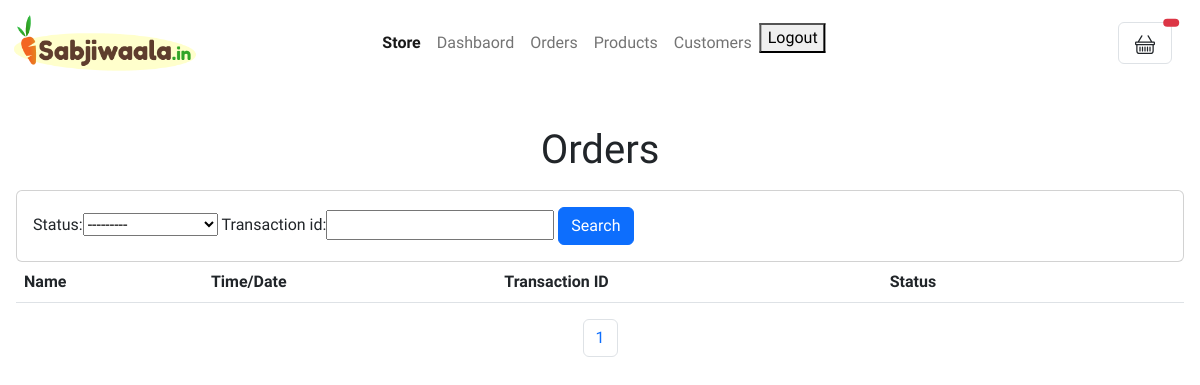
The page /orders/ (signed in) on the database as committed earlier.
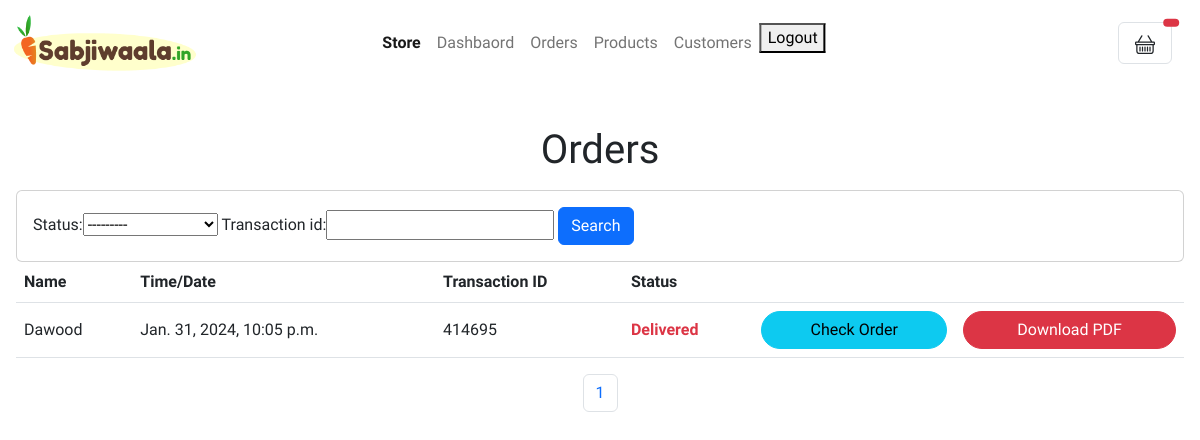
The same page on the database as committed later.
### main/models.py (models this page shows, shortened)
class Order(models.Model):
    STATUS = (
        ("Pending","Pending"),
        ("Out For Delivery","Out For Delivery"),
        ("Delivered","Delivered"),
    )
    customer =  models.ForeignKey(Customer,blank=True, null=True, on_delete= models.SET_NULL)
    date_created = models.DateTimeField(auto_now_add=True)
    complete = models.BooleanField(default=False,null=True,blank=True)
    status = models.CharField(max_length=20,choices=STATUS,null=True)
    transaction_id = models.CharField(max_length=200,null=True)
    class Meta:
        ordering = ['-date_created']

class Customer(models.Model):
    user = models.OneToOneField(User,blank=True,null=True,on_delete=models.CASCADE)
    name = models.CharField(max_length=200, null=True,blank=True)
    email = models.CharField(max_length=200, null=True, blank=True)
    phone = models.CharField(max_length=200, null=True, blank=True)

### main/views.py (the view)
# urls.py: path('orders/',views.orders, name = 'orders'),
@login_required
def orders(request):
    template_name = 'main/orders.html'
    orders = Order.objects.filter(complete = True).order_by('-date_created')
    filter = OrderFilter(request.GET, queryset=orders)
    orders = filter.qs
    paginator = Paginator(orders,20)
    page_number = request.GET.get('page')
    orders_page = paginator.get_page(page_number)
    context = {
        'filter':filter,
        "orders_page":orders_page,
    }
    return render(request,template_name,context)

### main/templates/main/orders.html (shortened to what this page needs)
{% extends 'main/main.html' %}
{% block content %}
{% load static %}
<br>
<div class="container-fluid p-3">
  <div class="text-center mb-3">
    <h1>Orders</h1>
  </div>
  <div class="row">
    <div class="col">
      <div class="card card-body">
        <form action="" method="get">
          {{filter.form}}
          <button class="btn btn-primary" type="submit">Search</button>
        </form>
      </div>
    </div>
  </div>
  <table class="table align-middle">
    <thead>
      <tr>
        <th scope="col">Name</th>
        <th scope="col">Time/Date</th>
        <th scope="col">Transaction ID</th>
        <th scope="col">Status</th>
        <th scope="col"></th>
        <th></th>
      </tr>
    </thead>
    <tbody>
      {% for order in orders_page %}
      <tr>
        <td>{{order.customer.name}}</td>
        <td>{{order.date_created}}</td>
        <td>{{order.transaction_id}}</td>
        <td class="text-danger"><b>{{ order.status }}</b></td>
        <td><a href="{%url 'main:order_items' order.id %}" class="btn btn-info rounded-pill d-block">Check Order</a></td>
        <td><a href="{%url 'main:pdf' order.id %}" class="btn btn-danger rounded-pill d-block">Download PDF</a></td>
      </tr>
      {% endfor %}
    </tbody>
  </table>
  <div class="d-flex justify-content-center m-3">
    <nav aria-label="Page navigation example">
      <ul class="pagination">
        <li class="page-item"><a class="page-link" href="#">{{ orders_page.number }}</a></li>
      </ul>
    </nav>
  </div>
</div>
{% endblock %}

Rows that differ between the two databases and show on the page:
added Order: customer.name "Dawood", date_created "Jan. 31, 2024, 10:05 p.m.", transaction_id "414695", status "Delivered"
